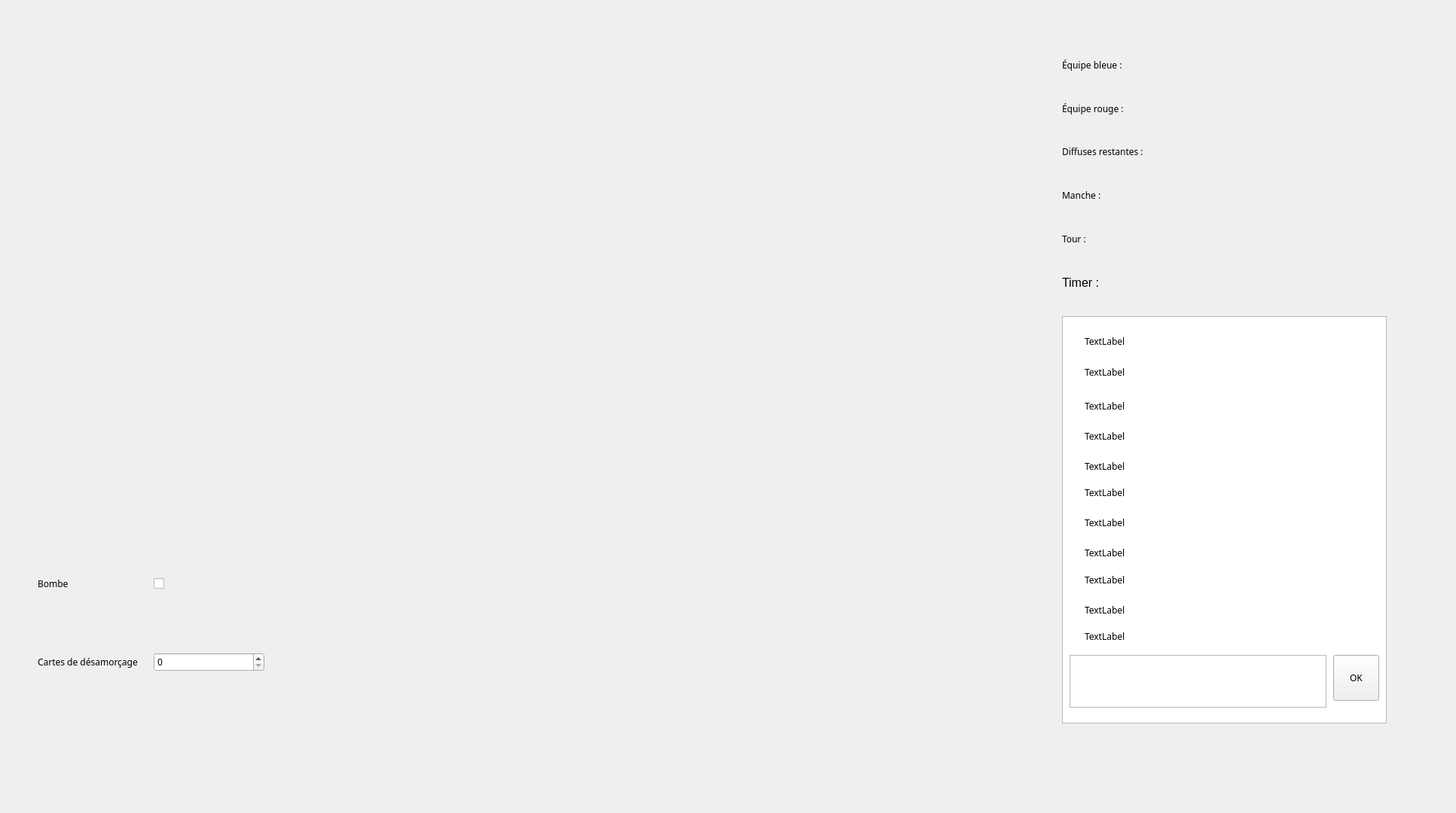
<?xml version="1.0" encoding="UTF-8"?>
<ui version="4.0">
 <class>Plateau_on</class>
 <widget class="QWidget" name="Plateau_on">
  <property name="geometry">
   <rect>
    <x>0</x>
    <y>0</y>
    <width>1933</width>
    <height>1080</height>
   </rect>
  </property>
  <property name="sizePolicy">
   <sizepolicy hsizetype="Preferred" vsizetype="Preferred">
    <horstretch>0</horstretch>
    <verstretch>0</verstretch>
   </sizepolicy>
  </property>
  <property name="font">
   <font>
    <family>Merriweather</family>
   </font>
  </property>
  <property name="windowTitle">
   <string>Form</string>
  </property>
  <property name="styleSheet">
   <string notr="true">QGridLayout#gridLayout_cards QPushButton
{
    border-color : #ff0000;
	background-color: none;
}

</string>
  </property>
  <widget class="QWidget" name="centralWidget" native="true">
   <property name="geometry">
    <rect>
     <x>10</x>
     <y>-50</y>
     <width>2101</width>
     <height>1191</height>
    </rect>
   </property>
   <widget class="QWidget" name="layoutWidget">
    <property name="geometry">
     <rect>
      <x>500</x>
      <y>760</y>
      <width>691</width>
      <height>261</height>
     </rect>
    </property>
    <layout class="QGridLayout" name="gridLayout_cards"/>
   </widget>
   <widget class="QWidget" name="layoutWidget">
    <property name="geometry">
     <rect>
      <x>40</x>
      <y>740</y>
      <width>301</width>
      <height>281</height>
     </rect>
    </property>
    <layout class="QGridLayout" name="gridLayout_info_joueur">
     <item row="0" column="0">
      <widget class="QLabel" name="label">
       <property name="text">
        <string>Bombe</string>
       </property>
      </widget>
     </item>
     <item row="1" column="0">
      <widget class="QLabel" name="label_2">
       <property name="text">
        <string>Cartes de désamorçage</string>
       </property>
      </widget>
     </item>
     <item row="1" column="1">
      <widget class="QSpinBox" name="desamspinBox"/>
     </item>
     <item row="0" column="1">
      <widget class="QCheckBox" name="bombcheckBox">
       <property name="text">
        <string/>
       </property>
      </widget>
     </item>
    </layout>
   </widget>
   <widget class="QWidget" name="layoutWidget">
    <property name="geometry">
     <rect>
      <x>250</x>
      <y>380</y>
      <width>1041</width>
      <height>331</height>
     </rect>
    </property>
    <layout class="QGridLayout" name="gridLayout_jeu_milieu"/>
   </widget>
   <widget class="QTextEdit" name="textEdit">
    <property name="geometry">
     <rect>
      <x>1400</x>
      <y>470</y>
      <width>431</width>
      <height>541</height>
     </rect>
    </property>
    <property name="maximumSize">
     <size>
      <width>500</width>
      <height>600</height>
     </size>
    </property>
   </widget>
   <widget class="QWidget" name="gridLayoutWidget">
    <property name="geometry">
     <rect>
      <x>240</x>
      <y>140</y>
      <width>1041</width>
      <height>151</height>
     </rect>
    </property>
    <layout class="QGridLayout" name="gridLayout_joueurs"/>
   </widget>
   <widget class="QWidget" name="gridLayoutWidget_2">
    <property name="geometry">
     <rect>
      <x>1400</x>
      <y>110</y>
      <width>391</width>
      <height>341</height>
     </rect>
    </property>
    <layout class="QGridLayout" name="gridLayout_info_manches">
     <item row="2" column="0">
      <widget class="QLabel" name="label_diffuse">
       <property name="text">
        <string>Diffuses restantes : </string>
       </property>
      </widget>
     </item>
     <item row="4" column="0">
      <widget class="QLabel" name="label_tour">
       <property name="text">
        <string>Tour : </string>
       </property>
      </widget>
     </item>
     <item row="3" column="0">
      <widget class="QLabel" name="label_round">
       <property name="text">
        <string>Manche :</string>
       </property>
      </widget>
     </item>
     <item row="0" column="0">
      <widget class="QLabel" name="label_bleu">
       <property name="text">
        <string>Équipe bleue :</string>
       </property>
      </widget>
     </item>
     <item row="1" column="0">
      <widget class="QLabel" name="label_rouge">
       <property name="text">
        <string>Équipe rouge :</string>
       </property>
      </widget>
     </item>
     <item row="2" column="1">
      <widget class="QLabel" name="nbdiff">
       <property name="text">
        <string/>
       </property>
      </widget>
     </item>
     <item row="3" column="1">
      <widget class="QLabel" name="nbmanche">
       <property name="text">
        <string/>
       </property>
      </widget>
     </item>
     <item row="4" column="1">
      <widget class="QLabel" name="nbtour">
       <property name="text">
        <string/>
       </property>
      </widget>
     </item>
     <item row="5" column="0" colspan="2">
      <widget class="QLabel" name="label_timer">
       <property name="font">
        <font>
         <pointsize>12</pointsize>
        </font>
       </property>
       <property name="layoutDirection">
        <enum>Qt::LeftToRight</enum>
       </property>
       <property name="text">
        <string>Timer : </string>
       </property>
      </widget>
     </item>
     <item row="0" column="1">
      <widget class="QLabel" name="nbbleu">
       <property name="text">
        <string/>
       </property>
      </widget>
     </item>
     <item row="1" column="1">
      <widget class="QLabel" name="nbrouge">
       <property name="text">
        <string/>
       </property>
      </widget>
     </item>
    </layout>
   </widget>
   <widget class="QLabel" name="message0">
    <property name="geometry">
     <rect>
      <x>1430</x>
      <y>483</y>
      <width>401</width>
      <height>41</height>
     </rect>
    </property>
    <property name="text">
     <string>TextLabel</string>
    </property>
   </widget>
   <widget class="QLabel" name="message1">
    <property name="geometry">
     <rect>
      <x>1430</x>
      <y>524</y>
      <width>401</width>
      <height>41</height>
     </rect>
    </property>
    <property name="text">
     <string>TextLabel</string>
    </property>
   </widget>
   <widget class="QLabel" name="message2">
    <property name="geometry">
     <rect>
      <x>1430</x>
      <y>574</y>
      <width>401</width>
      <height>31</height>
     </rect>
    </property>
    <property name="text">
     <string>TextLabel</string>
    </property>
   </widget>
   <widget class="QLabel" name="message3">
    <property name="geometry">
     <rect>
      <x>1430</x>
      <y>614</y>
      <width>401</width>
      <height>31</height>
     </rect>
    </property>
    <property name="text">
     <string>TextLabel</string>
    </property>
   </widget>
   <widget class="QLabel" name="message4">
    <property name="geometry">
     <rect>
      <x>1430</x>
      <y>654</y>
      <width>401</width>
      <height>31</height>
     </rect>
    </property>
    <property name="text">
     <string>TextLabel</string>
    </property>
   </widget>
   <widget class="QLabel" name="message5">
    <property name="geometry">
     <rect>
      <x>1430</x>
      <y>684</y>
      <width>401</width>
      <height>41</height>
     </rect>
    </property>
    <property name="text">
     <string>TextLabel</string>
    </property>
   </widget>
   <widget class="QLabel" name="message6">
    <property name="geometry">
     <rect>
      <x>1430</x>
      <y>724</y>
      <width>401</width>
      <height>41</height>
     </rect>
    </property>
    <property name="text">
     <string>TextLabel</string>
    </property>
   </widget>
   <widget class="QLabel" name="message7">
    <property name="geometry">
     <rect>
      <x>1430</x>
      <y>764</y>
      <width>401</width>
      <height>41</height>
     </rect>
    </property>
    <property name="text">
     <string>TextLabel</string>
    </property>
   </widget>
   <widget class="QLabel" name="message8">
    <property name="geometry">
     <rect>
      <x>1430</x>
      <y>800</y>
      <width>401</width>
      <height>41</height>
     </rect>
    </property>
    <property name="text">
     <string>TextLabel</string>
    </property>
   </widget>
   <widget class="QLabel" name="message9">
    <property name="geometry">
     <rect>
      <x>1430</x>
      <y>840</y>
      <width>401</width>
      <height>41</height>
     </rect>
    </property>
    <property name="text">
     <string>TextLabel</string>
    </property>
   </widget>
   <widget class="QLabel" name="message10">
    <property name="geometry">
     <rect>
      <x>1430</x>
      <y>880</y>
      <width>401</width>
      <height>31</height>
     </rect>
    </property>
    <property name="text">
     <string>TextLabel</string>
    </property>
   </widget>
   <widget class="QTextEdit" name="envoi_msg">
    <property name="geometry">
     <rect>
      <x>1410</x>
      <y>920</y>
      <width>341</width>
      <height>70</height>
     </rect>
    </property>
    <property name="html">
     <string>&lt;!DOCTYPE HTML PUBLIC &quot;-//W3C//DTD HTML 4.0//EN&quot; &quot;http://www.w3.org/TR/REC-html40/strict.dtd&quot;&gt;
&lt;html&gt;&lt;head&gt;&lt;meta name=&quot;qrichtext&quot; content=&quot;1&quot; /&gt;&lt;style type=&quot;text/css&quot;&gt;
p, li { white-space: pre-wrap; }
&lt;/style&gt;&lt;/head&gt;&lt;body style=&quot; font-family:'Merriweather'; font-size:10pt; font-weight:400; font-style:normal;&quot;&gt;
&lt;p style=&quot;-qt-paragraph-type:empty; margin-top:0px; margin-bottom:0px; margin-left:0px; margin-right:0px; -qt-block-indent:0; text-indent:0px; font-family:'Merriweather';&quot;&gt;&lt;br /&gt;&lt;/p&gt;&lt;/body&gt;&lt;/html&gt;</string>
    </property>
   </widget>
   <widget class="QPushButton" name="button_envoi">
    <property name="geometry">
     <rect>
      <x>1760</x>
      <y>920</y>
      <width>61</width>
      <height>61</height>
     </rect>
    </property>
    <property name="text">
     <string>OK</string>
    </property>
   </widget>
   <zorder>textEdit</zorder>
   <zorder>layoutWidget</zorder>
   <zorder>layoutWidget</zorder>
   <zorder>layoutWidget</zorder>
   <zorder>gridLayoutWidget</zorder>
   <zorder>gridLayoutWidget_2</zorder>
   <zorder>message0</zorder>
   <zorder>message1</zorder>
   <zorder>message2</zorder>
   <zorder>message3</zorder>
   <zorder>message4</zorder>
   <zorder>message5</zorder>
   <zorder>message6</zorder>
   <zorder>message7</zorder>
   <zorder>message8</zorder>
   <zorder>message9</zorder>
   <zorder>message10</zorder>
   <zorder>envoi_msg</zorder>
   <zorder>button_envoi</zorder>
  </widget>
 </widget>
 <resources/>
 <connections/>
</ui>
